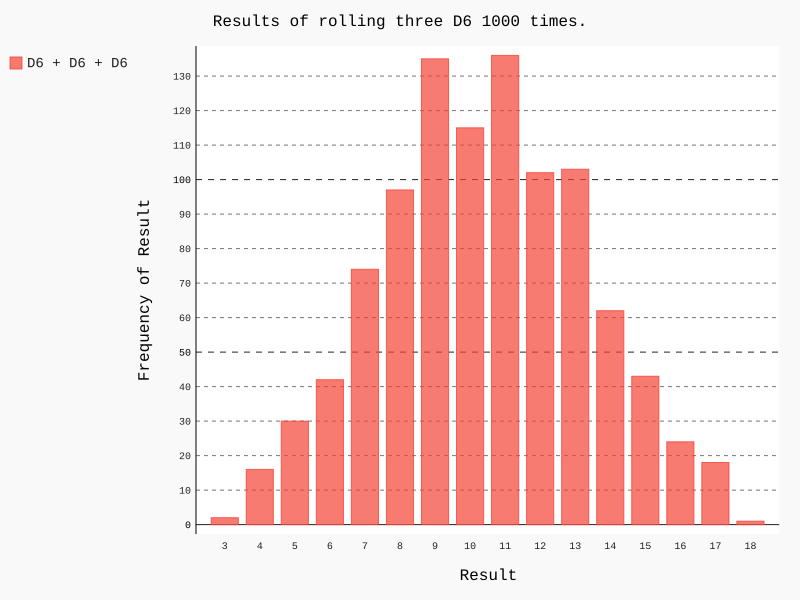

Here is the Python script that generated this plot:
from die import Die
import pygal

# 创建 三个 D6 t骰子
die_1 = Die(6)
die_2 = Die(6)
die_3 = Die(6)

#掷几次骰子，并将结果存储在一个列表中
results = []
for roll_num in range(1000):
    result = die_1.roll() + die_2.roll() + die_3.roll()
    results.append(result)

# 分析结果
frequencies = []
max_result = die_1.num_sides + die_2.num_sides + die_3.num_sides
for value in range(3, max_result + 1):
    frequency = results.count(value)
    frequencies.append(frequency)

# 对结果进行可视化
hist = pygal.Bar()

hist.title = "Results of rolling three D6 1000 times."
hist.x_labels = list(x for x in range(3, max_result + 1))
hist.x_title = "Result"
hist.y_title = "Frequency of Result"

hist.add('D6 + D6 + D6', frequencies)
hist.render_to_file('dice_visual_3.svg')
